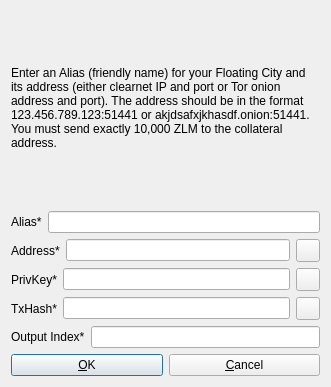
<?xml version="1.0" encoding="UTF-8"?>
<ui version="4.0">
 <class>AddEditAdrenalineNode</class>
 <widget class="QDialog" name="AddEditAdrenalineNode">
  <property name="geometry">
   <rect>
    <x>0</x>
    <y>0</y>
    <width>331</width>
    <height>387</height>
   </rect>
  </property>
  <property name="windowTitle">
   <string>Add/Edit Zalem-Coin Node</string>
  </property>
  <property name="styleSheet">
   <string notr="true"/>
  </property>
  <property name="modal">
   <bool>true</bool>
  </property>
  <layout class="QVBoxLayout" name="verticalLayout">
   <item>
    <widget class="QLabel" name="label_9">
     <property name="sizePolicy">
      <sizepolicy hsizetype="Preferred" vsizetype="Expanding">
       <horstretch>0</horstretch>
       <verstretch>0</verstretch>
      </sizepolicy>
     </property>
     <property name="text">
      <string>&lt;html&gt;&lt;head/&gt;&lt;body&gt;&lt;p&gt;Enter an Alias (friendly name) for your Floating City and its address (either clearnet IP and port or Tor onion address and port). The address should be in the format 123.456.789.123:51441 or akjdsafxjkhasdf.onion:51441. You must send exactly 10,000 ZLM to the collateral address.&lt;/p&gt;&lt;/body&gt;&lt;/html&gt;</string>
     </property>
     <property name="wordWrap">
      <bool>true</bool>
     </property>
    </widget>
   </item>
   <item>
    <layout class="QHBoxLayout" name="horizontalLayout_4">
     <property name="bottomMargin">
      <number>0</number>
     </property>
     <item>
      <widget class="QLabel" name="label_4">
       <property name="text">
        <string>Alias*</string>
       </property>
      </widget>
     </item>
     <item>
      <widget class="QLineEdit" name="aliasLineEdit"/>
     </item>
    </layout>
   </item>
   <item>
    <layout class="QHBoxLayout" name="horizontalLayout_5">
     <property name="bottomMargin">
      <number>0</number>
     </property>
     <item>
      <widget class="QLabel" name="label_6">
       <property name="text">
        <string>Address*</string>
       </property>
      </widget>
     </item>
     <item>
      <widget class="QLineEdit" name="addressLineEdit"/>
     </item>
     <item>
      <widget class="QToolButton" name="AddEditAddressPasteButton">
       <property name="toolTip">
        <string>Paste address from clipboard</string>
       </property>
       <property name="text">
        <string/>
       </property>
       <property name="icon">
        <iconset resource="../bitcoin.qrc">
         <normaloff>:/icons/editpaste</normaloff>:/icons/editpaste</iconset>
       </property>
       <property name="shortcut">
        <string>Alt+P</string>
       </property>
      </widget>
     </item>
    </layout>
   </item>
   <item>
    <layout class="QHBoxLayout" name="horizontalLayout_3">
     <property name="bottomMargin">
      <number>0</number>
     </property>
     <item>
      <widget class="QLabel" name="label_5">
       <property name="text">
        <string>PrivKey*</string>
       </property>
      </widget>
     </item>
     <item>
      <widget class="QLineEdit" name="privkeyLineEdit"/>
     </item>
     <item>
      <widget class="QToolButton" name="AddEditPrivkeyPasteButton">
       <property name="toolTip">
        <string>Paste address from clipboard</string>
       </property>
       <property name="text">
        <string/>
       </property>
       <property name="icon">
        <iconset resource="../bitcoin.qrc">
         <normaloff>:/icons/editpaste</normaloff>:/icons/editpaste</iconset>
       </property>
       <property name="shortcut">
        <string>Alt+P</string>
       </property>
      </widget>
     </item>
    </layout>
   </item>
   <item>
    <layout class="QHBoxLayout" name="horizontalLayout_2">
     <property name="bottomMargin">
      <number>0</number>
     </property>
     <item>
      <widget class="QLabel" name="label_2">
       <property name="text">
        <string>TxHash*</string>
       </property>
      </widget>
     </item>
     <item>
      <widget class="QLineEdit" name="txhashLineEdit"/>
     </item>
     <item>
      <widget class="QToolButton" name="AddEditTxhashPasteButton">
       <property name="toolTip">
        <string>Paste address from clipboard</string>
       </property>
       <property name="text">
        <string/>
       </property>
       <property name="icon">
        <iconset resource="../bitcoin.qrc">
         <normaloff>:/icons/editpaste</normaloff>:/icons/editpaste</iconset>
       </property>
       <property name="shortcut">
        <string>Alt+P</string>
       </property>
      </widget>
     </item>
    </layout>
   </item>
   <item>
    <layout class="QHBoxLayout" name="horizontalLayout_8">
     <property name="bottomMargin">
      <number>0</number>
     </property>
     <item>
      <widget class="QLabel" name="label_8">
       <property name="text">
        <string>Output Index*</string>
       </property>
      </widget>
     </item>
     <item>
      <widget class="QLineEdit" name="outputindexLineEdit"/>
     </item>
    </layout>
   </item>
   <item>
    <layout class="QHBoxLayout" name="horizontalLayout_Buttons">
     <item>
      <widget class="QPushButton" name="okButton">
       <property name="text">
        <string>&amp;OK</string>
       </property>
      </widget>
     </item>
     <item>
      <widget class="QPushButton" name="cancelButton">
       <property name="text">
        <string>&amp;Cancel</string>
       </property>
       <property name="autoDefault">
        <bool>false</bool>
       </property>
      </widget>
     </item>
    </layout>
   </item>
  </layout>
 </widget>
 <resources>
  <include location="../bitcoin.qrc"/>
 </resources>
 <connections/>
</ui>
